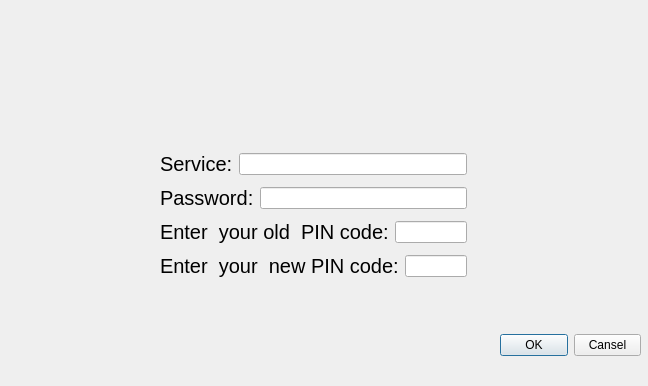
<?xml version="1.0" encoding="UTF-8"?>
<ui version="4.0">
 <class>Dialog_if_match</class>
 <widget class="QDialog" name="Dialog_if_match">
  <property name="geometry">
   <rect>
    <x>0</x>
    <y>0</y>
    <width>648</width>
    <height>386</height>
   </rect>
  </property>
  <property name="windowTitle">
   <string>Dialog</string>
  </property>
  <widget class="QWidget" name="layoutWidget_2">
   <property name="geometry">
    <rect>
     <x>500</x>
     <y>320</y>
     <width>141</width>
     <height>51</height>
    </rect>
   </property>
   <layout class="QHBoxLayout" name="horizontalLayout">
    <item>
     <widget class="QPushButton" name="pushButton_3">
      <property name="text">
       <string>OK</string>
      </property>
     </widget>
    </item>
    <item>
     <widget class="QPushButton" name="pushButton_4">
      <property name="text">
       <string>Cansel</string>
      </property>
     </widget>
    </item>
   </layout>
  </widget>
  <widget class="QWidget" name="layoutWidget">
   <property name="geometry">
    <rect>
     <x>160</x>
     <y>148</y>
     <width>307</width>
     <height>136</height>
    </rect>
   </property>
   <layout class="QVBoxLayout" name="verticalLayout">
    <item>
     <layout class="QHBoxLayout" name="horizontalLayout_5">
      <item>
       <widget class="QLabel" name="label_3">
        <property name="font">
         <font>
          <pointsize>15</pointsize>
         </font>
        </property>
        <property name="text">
         <string>Service:</string>
        </property>
       </widget>
      </item>
      <item>
       <widget class="QLineEdit" name="lineEdit_for_service_name"/>
      </item>
     </layout>
    </item>
    <item>
     <layout class="QHBoxLayout" name="horizontalLayout_4">
      <item>
       <widget class="QLabel" name="label_4">
        <property name="font">
         <font>
          <pointsize>15</pointsize>
         </font>
        </property>
        <property name="text">
         <string>Password:</string>
        </property>
       </widget>
      </item>
      <item>
       <widget class="QLineEdit" name="lineEdit_for_password"/>
      </item>
     </layout>
    </item>
    <item>
     <layout class="QHBoxLayout" name="horizontalLayout_3">
      <item>
       <widget class="QLabel" name="label_2">
        <property name="font">
         <font>
          <pointsize>15</pointsize>
         </font>
        </property>
        <property name="text">
         <string>Enter  your old  PIN code:</string>
        </property>
       </widget>
      </item>
      <item>
       <widget class="QLineEdit" name="lineEdit_for_old_PIN">
        <property name="echoMode">
         <enum>QLineEdit::Password</enum>
        </property>
       </widget>
      </item>
     </layout>
    </item>
    <item>
     <layout class="QHBoxLayout" name="horizontalLayout_2">
      <item>
       <widget class="QLabel" name="label_5">
        <property name="font">
         <font>
          <pointsize>15</pointsize>
         </font>
        </property>
        <property name="text">
         <string>Enter  your  new PIN code:</string>
        </property>
       </widget>
      </item>
      <item>
       <widget class="QLineEdit" name="lineEdit_for_new_PIN">
        <property name="echoMode">
         <enum>QLineEdit::Password</enum>
        </property>
       </widget>
      </item>
     </layout>
    </item>
   </layout>
  </widget>
 </widget>
 <resources/>
 <connections>
  <connection>
   <sender>pushButton_3</sender>
   <signal>clicked()</signal>
   <receiver>Dialog_if_match</receiver>
   <slot>close()</slot>
   <hints>
    <hint type="sourcelabel">
     <x>216</x>
     <y>212</y>
    </hint>
    <hint type="destinationlabel">
     <x>50</x>
     <y>264</y>
    </hint>
   </hints>
  </connection>
  <connection>
   <sender>pushButton_4</sender>
   <signal>clicked()</signal>
   <receiver>Dialog_if_match</receiver>
   <slot>close()</slot>
   <hints>
    <hint type="sourcelabel">
     <x>372</x>
     <y>211</y>
    </hint>
    <hint type="destinationlabel">
     <x>443</x>
     <y>271</y>
    </hint>
   </hints>
  </connection>
 </connections>
</ui>
